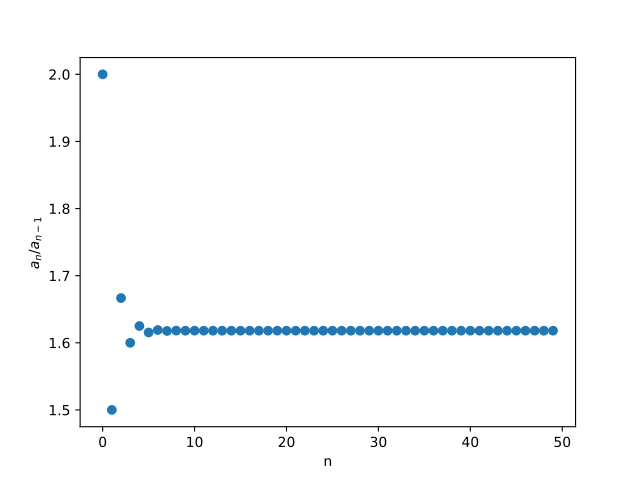

The script that saved this image:
import numpy as np
import matplotlib.pyplot as plt

# Part 1
v = np.array([[1],
              [1]])          # Spaltenvektor [a2; a1]

M = np.array([[1, 1],
              [1, 0]])

ratios = []

N = 50

for i in range(N):
    v = M @ v

    a_n = v[0, 0]
    a_nm1 = v[1, 0]
    ratios.append(a_n / a_nm1)


plt.plot(ratios, linestyle="none", marker="o")
plt.xlabel('n')
plt.ylabel(r'$a_n / a_{n-1}$')
plt.savefig("fibonacci.pdf")
plt.show()

# Part 2
eigenwerte, O = np.linalg.eig(M)
print("Eigenwerte:", eigenwerte)
print("Eigenvektoren (Spalten von vecs):")
print(O)

O_inv = np.linalg.inv(O)

lambda_1 = max(eigenwerte, key=abs)


def golden_approx(n):

    D_approx = np.array([[lambda_1**n, 0],
                         [0,           0]])

    Mn_approx = O @ D_approx @ O_inv

    v_n = Mn_approx @ v

    ratio = v_n[0, 0] / v_n[1, 0]
    print(ratio)


golden_approx(N)
